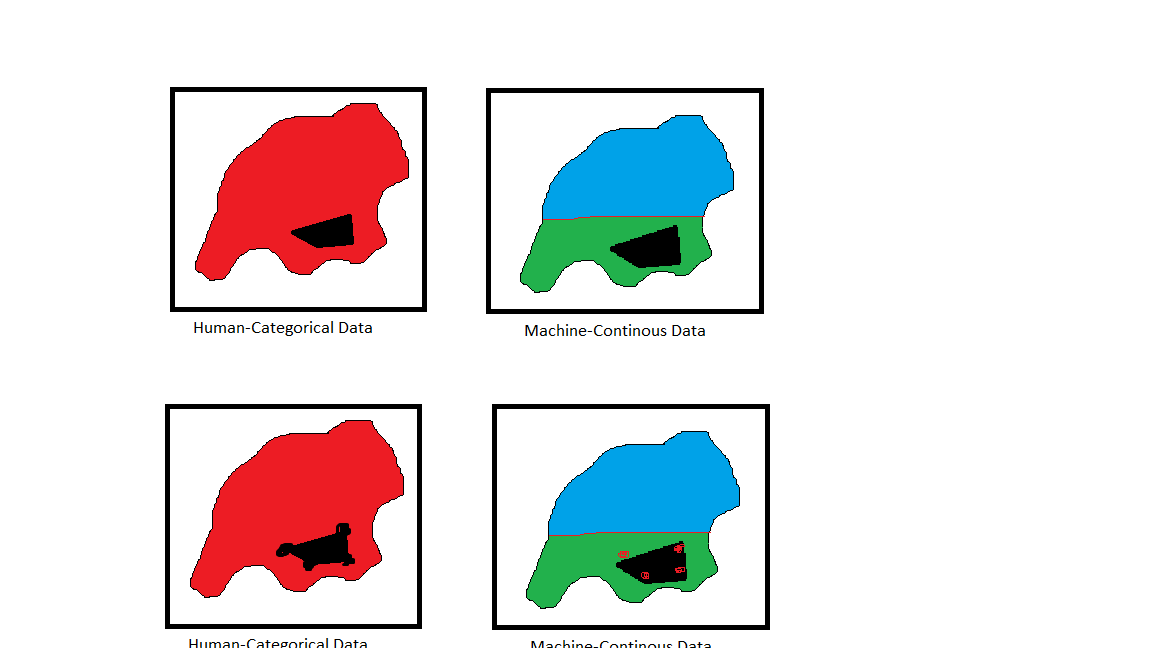
#> input picture documentation_images/hull.png, 1152 x 648 px; its folder holds only this picture in this run
$ python -i get_shapes.py   (imports and definitions only)   (older library calls are emulated)
#> lines starting #> are read from the running program, lines starting #| are printed output that depends on the picture; after the words box and inside, x2 and y2 are one past the last pixel; in counts of white or black regions, pixels touching at a corner belong together
#> in getShowContours, im is the input picture: shape (648, 1152, 3); mean B, G, R 226.5, 225.5, 229.1
import matplotlib.pyplot as plt
import cv2 as cv
import numpy as np
from datafiles import names

#plt.xticks([]), plt.yticks([])
#plt.savefig(outputName, dpi=500)

def edgeDetection(image, outputName='results/edge'):
    # Find Edges
#> called with outputName = 'documentation_images/hull.png_edge.png'
    image = cv.Canny(image,100,600)
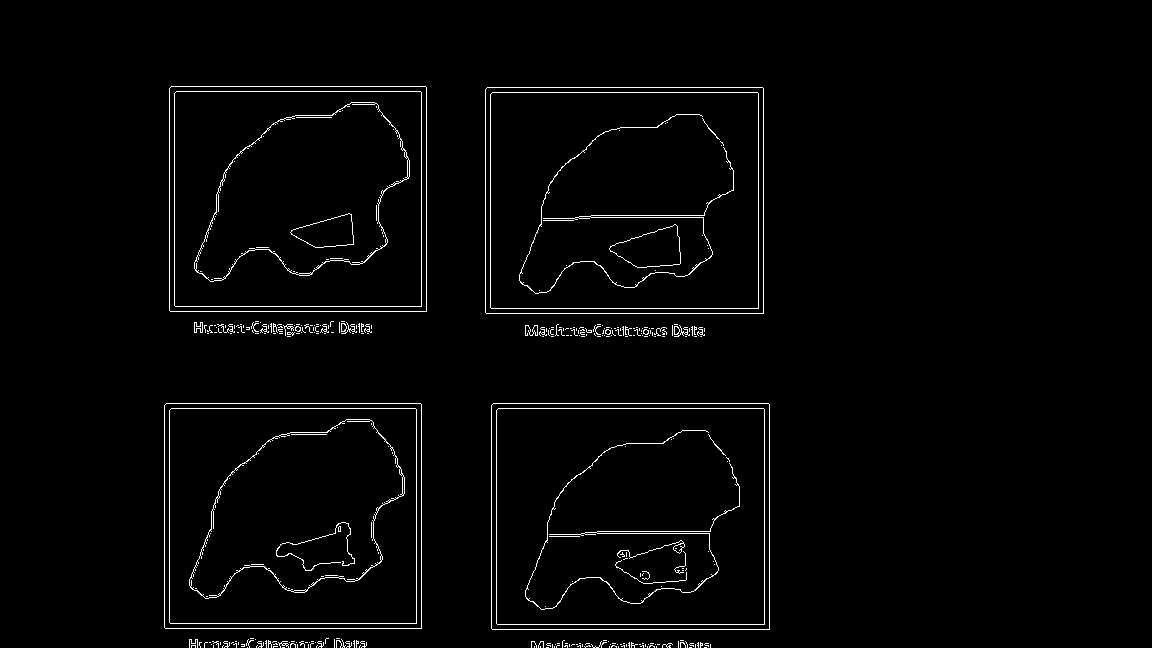
#> image: shape (648, 1152); 2% white in thin lines or dots, all inside (x1, y1, x2, y2) = (164, 86, 770, 648)
    #plt.imshow(image)
    #plt.show()

    # Blur Image
    kernel = np.ones((3, 3), np.float32) / 25
    image = cv.filter2D(image, -1, kernel)
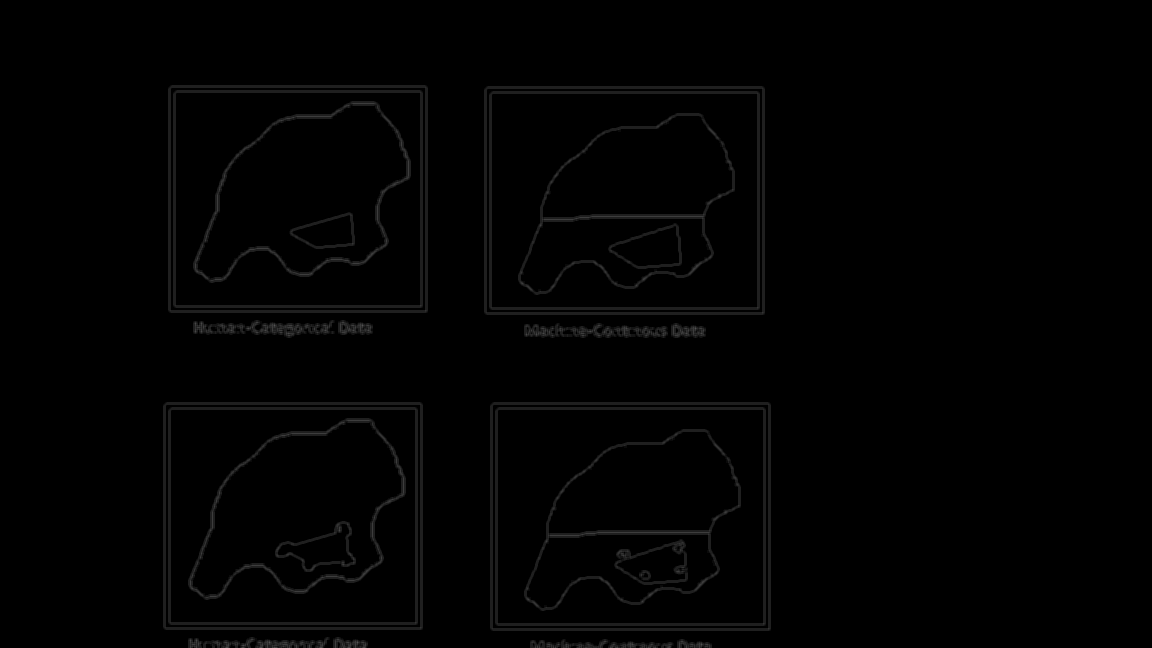
#> image: shape (648, 1152); min 0, max 82, mean 1.9
    # [8 lines of commented-out code are left out]

    return image

def findContoursCV(edges, adaptive=True):
#> called with adaptive = True
    image, contours, hierarchy = cv.findContours(edges, cv.RETR_TREE, cv.CHAIN_APPROX_SIMPLE)
#> contours = 78 contours, 31 with area under 20; largest, box (x1, y1, x2, y2) and area: (490, 402, 771, 631) 63837, (484, 86, 765, 315) 63837, (492, 404, 769, 629) 61820, (486, 88, 763, 313) 61820, (495, 407, 766, 626) 58857
    return image, contours, hierarchy

def drawContoursCV(image, contours, hierarchy):
    cv.drawContours(
        image=image,
        contours=contours,
        contourIdx=-1,
        color=(0,255,0),
        thickness=0)
    cv.imshow("Image", image)
    cv.waitKey(0)

def getShowContours(imageFile):
    im = cv.imread(imageFile)
    edges = edgeDetection(im, outputName=imageFile+'_edge.png')
    image, contours, hierarchy = findContoursCV(edges)
    drawContoursCV(image, contours, hierarchy)
    return image, contours, hierarchy

def getShowContoursAll():
    for sourceName in names:
        file='results/'+sourceName+'.png'
        try:
            getShowContours(imageFile=file)
        except TypeError:
            print(file, 'not found')

def run():
    getShowContours('results/ndvi.png')

#> (the run stopped early here; a loop or call above may not have finished)
